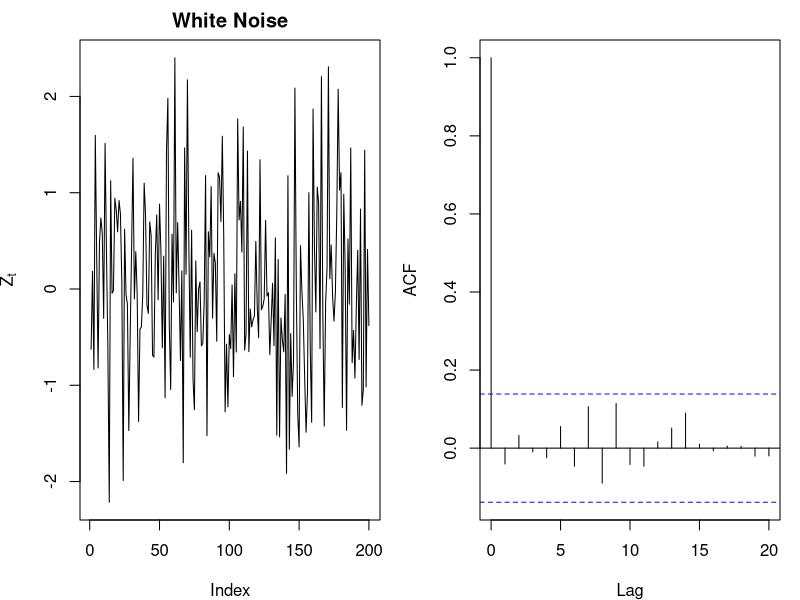
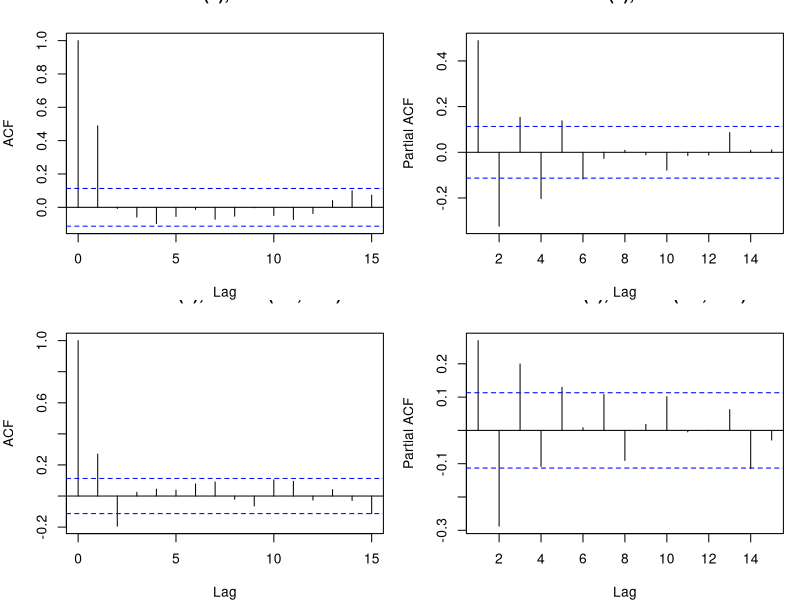
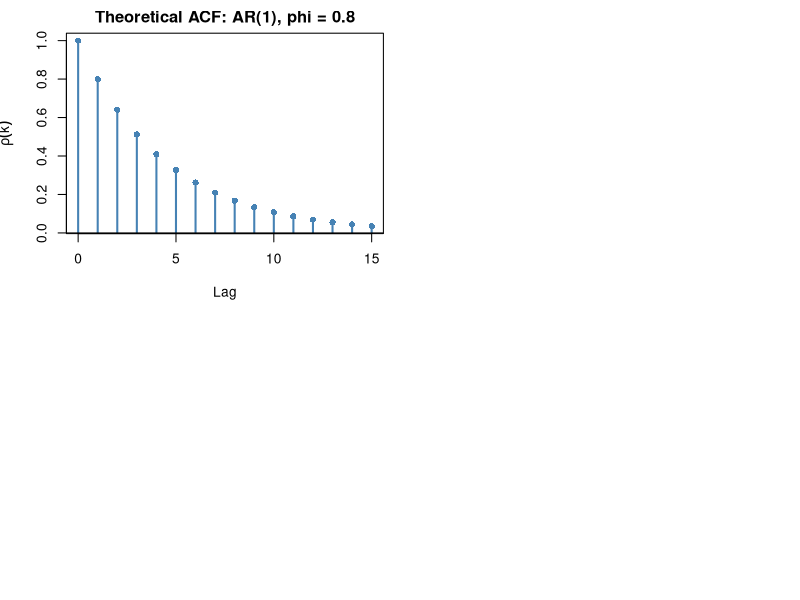
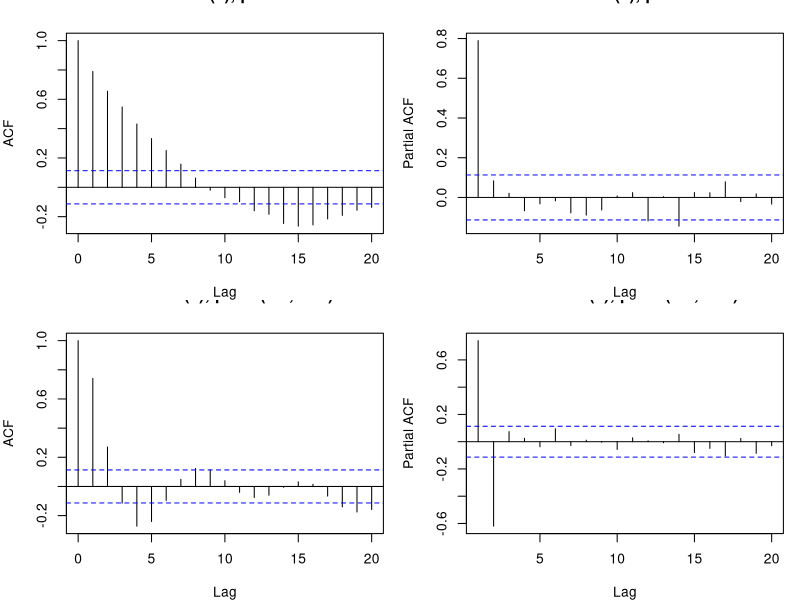
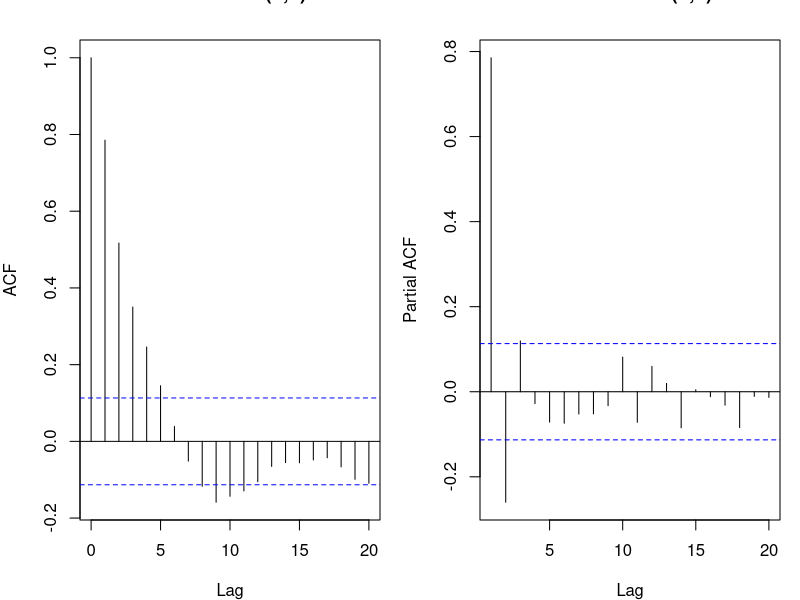
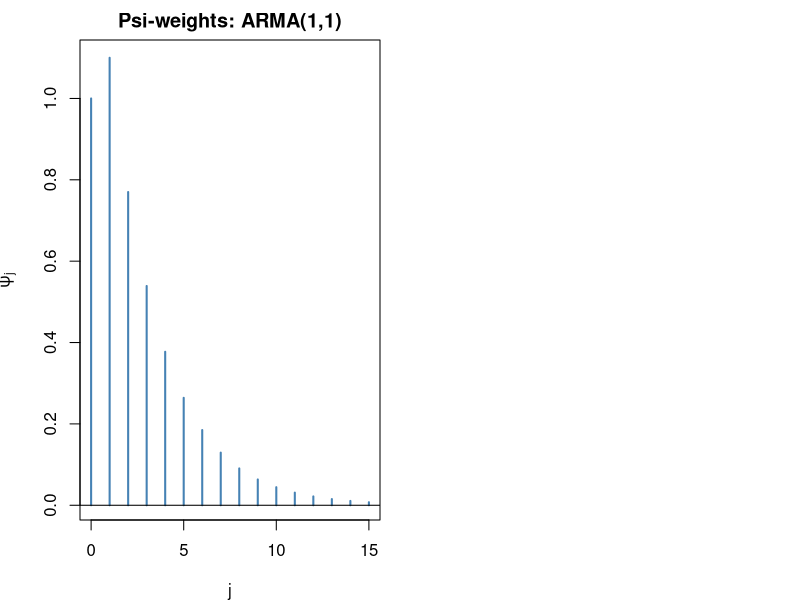

R code for these plots, in order:
## ---- chunk 1
#| output: false
library(forecast)   # Arima(), ARMAtoMA(), auto.arima(): ARMA fitting and MA-inf weights
## ---- chunk 2
#| echo: false
set.seed(1)
z <- rnorm(200)
par(mfrow = c(1, 2), mar = c(4, 4, 2, 1))
plot(z, type = "l", main = "White Noise", ylab = expression(Z[t]))
acf(z, main = "ACF: White Noise", lag.max = 20)
## ---- chunk 3
#| echo: false
set.seed(2)
x_ma1 <- arima.sim(model = list(ma = 0.8), n = 300)
x_ma2 <- arima.sim(model = list(ma = c(0.7, -0.5)), n = 300)

par(mfrow = c(2, 2), mar = c(4, 4, 2, 1))
acf(x_ma1,  main = "ACF: MA(1), theta = 0.8",          lag.max = 15)
pacf(x_ma1, main = "PACF: MA(1), theta = 0.8",         lag.max = 15)
acf(x_ma2,  main = "ACF: MA(2), theta = (0.7, -0.5)",  lag.max = 15)
pacf(x_ma2, main = "PACF: MA(2), theta = (0.7, -0.5)", lag.max = 15)
## ---- chunk 4
# check if AR(2) with phi = (1.2, -0.5) is stationary
phi <- c(1.2, -0.5)
roots <- polyroot(c(1, -phi))   # roots of 1 - phi1*z - phi2*z^2
cat("Roots:", round(Mod(roots), 4), "\n")
cat("Stationary:", all(Mod(roots) > 1), "\n")
## ---- chunk 5
#| echo: false
phi <- 0.8
k   <- 0:15
rho <- phi^k

plot(k, rho, type = "h", lwd = 2, col = "steelblue",
     main = "Theoretical ACF: AR(1), phi = 0.8",
     xlab = "Lag", ylab = expression(rho(k)))
abline(h = 0)
points(k, rho, pch = 16, col = "steelblue")
## ---- chunk 6
#| echo: false
set.seed(3)
x_ar1 <- arima.sim(model = list(ar = 0.8), n = 300)
x_ar2 <- arima.sim(model = list(ar = c(1.2, -0.6)), n = 300)

par(mfrow = c(2, 2), mar = c(4, 4, 2, 1))
acf(x_ar1,  main = "ACF: AR(1), phi = 0.8",           lag.max = 20)
pacf(x_ar1, main = "PACF: AR(1), phi = 0.8",          lag.max = 20)
acf(x_ar2,  main = "ACF: AR(2), phi = (1.2, -0.6)",   lag.max = 20)
pacf(x_ar2, main = "PACF: AR(2), phi = (1.2, -0.6)",  lag.max = 20)
## ---- chunk 7
#| echo: false
set.seed(4)
x_arma <- arima.sim(model = list(ar = 0.7, ma = 0.4), n = 300)

par(mfrow = c(1, 2), mar = c(4, 4, 2, 1))
acf(x_arma,  main = "ACF: ARMA(1,1)", lag.max = 20)
pacf(x_arma, main = "PACF: ARMA(1,1)", lag.max = 20)
## ---- chunk 8
#| echo: false
psi <- ARMAtoMA(ar = 0.7, ma = 0.4, lag.max = 15)
plot(0:15, c(1, psi), type = "h", lwd = 2, col = "steelblue",
     main = "Psi-weights: ARMA(1,1)",
     xlab = "j", ylab = expression(psi[j]))
abline(h = 0)
## ---- chunk 9
set.seed(99)
# AR(2) with phi = (0.5, -0.3)
x_ar2 <- arima.sim(model = list(ar = c(0.5, -0.3)), n = 200)
# ARMA(1,1)
x_arma11 <- arima.sim(model = list(ar = 0.7, ma = 0.4), n = 200)
cat("AR(2) mean:", round(mean(x_ar2), 3), " sd:", round(sd(x_ar2), 3), "\n")
## ---- chunk 10
# AR(2): phi_1 = 1.2, phi_2 = -0.6
# Polynomial: 1 - 1.2z - (-0.6)z^2 = 1 - 1.2z + 0.6z^2... wait
# polyroot expects coefficients c(a0, a1, a2,...) for a0 + a1*z + a2*z^2
# For AR: Phi(z) = 1 - phi1*z - phi2*z^2, so pass c(1, -phi1, -phi2)
phi <- c(1.2, -0.6)
roots <- polyroot(c(1, -phi))
cat("Modulus of roots:", round(Mod(roots), 4), "\n")
cat("Causal (all |root| > 1):", all(Mod(roots) > 1), "\n")
## ---- chunk 11
# ARMA(1,1) with phi = 0.7, theta = 0.4
psi <- ARMAtoMA(ar = 0.7, ma = 0.4, lag.max = 10)
round(c(psi0 = 1, psi), 4)   # psi_0 = 1 always
## ---- chunk 12
set.seed(1)
x <- arima.sim(model = list(ar = 0.6, ma = -0.3), n = 150)
mod <- Arima(x, order = c(1, 0, 1))
cat("phi:", round(coef(mod)["ar1"], 4),
    " theta:", round(coef(mod)["ma1"], 4),
    " sigma2:", round(mod$sigma2, 4), "\n")
